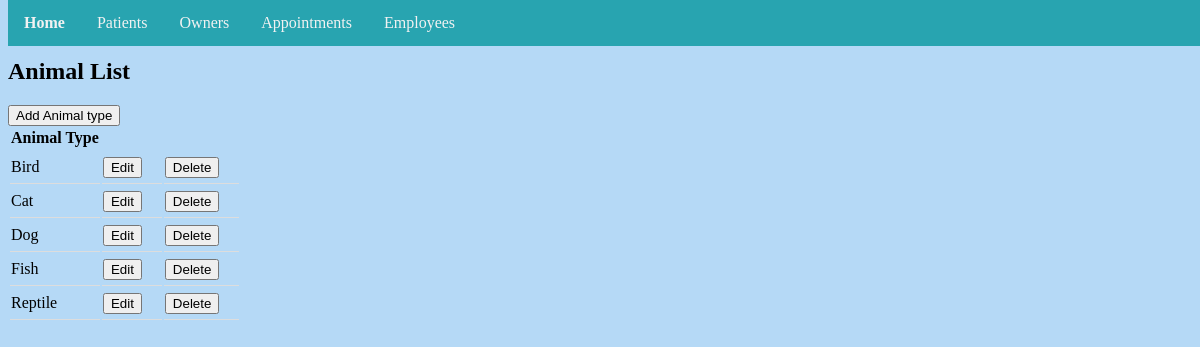
The app's page /patient/animal/list/, older data.
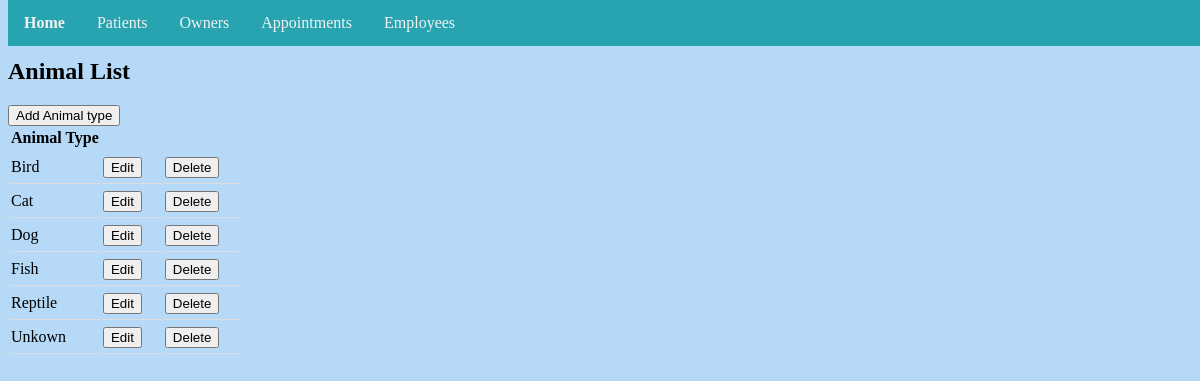
The same page, newer data.
### patient/models.py (models this page shows, shortened)
class Animal(models.Model):
    animal_type = models.CharField(max_length=200, default='Unkown')
    class Meta:
        ordering = ['animal_type']

### patient/views.py (the view)
# urls.py: path('animal/list/', views.AnimalList.as_view(), name='animallist'),
class AnimalList(ListView):
    model = Animal
    template_name = 'animal_list.html'

### templates/animal_list.html (shortened to what this page needs)
{% extends './base.html' %}
{% block content %}
<h2>Animal List</h2>
<a href="{% url 'patient:animalcreate' %}"><button class"btn">Add Animal type</button></a>
<table id="animals">
  <tr>
    <th>Animal Type</th>
    <th> </th>
    <th> </th>
  </tr>
    {% for animal in animal_list %}
  <tr>
    <td>{{ animal.animal_type }}</td>
    <td><a href="{% url 'patient:animalupdate' animal.id %}"><button>Edit</button></a></td>
    <td><a href="{% url 'patient:animaldelete' animal.id %}"><button>Delete</button></a></td>
  </tr>
  {% endfor %}
</table>
{% endblock %}

Row changes from the older to the newer data that the page shows:
added Animal: animal_type "Unkown"
